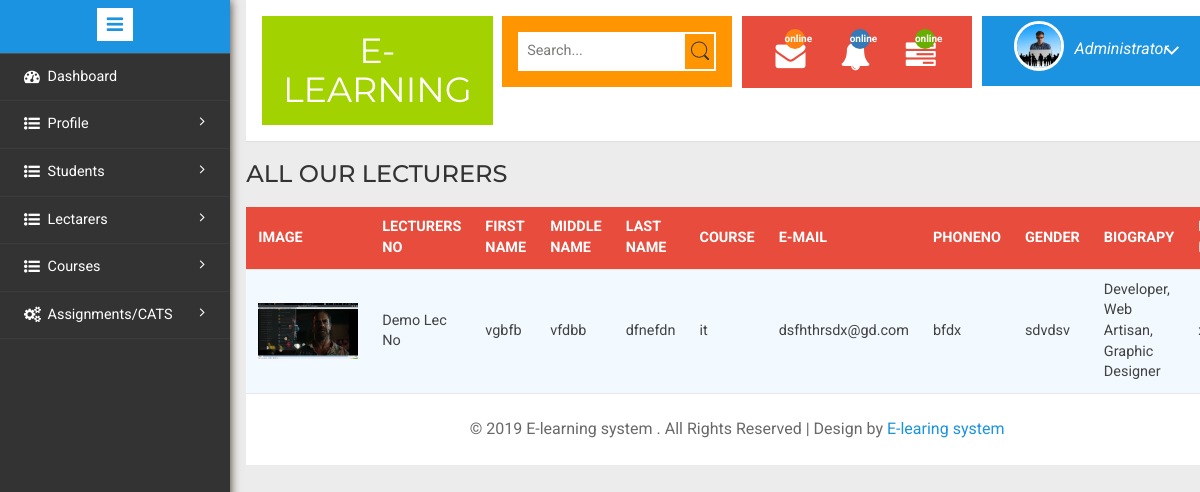
The page /Admin/view-lec.php on the database its author committed.
### tables this page shows
CREATE TABLE `lec` (
  `id` int(20) NOT NULL,
  `fname` varchar(20000) NOT NULL,
  `mname` varchar(2000) NOT NULL,
  `lname` varchar(2000) NOT NULL,
  `national_id` varchar(2000) NOT NULL,
  `gender` varchar(2000) NOT NULL,
  `lec_no` varchar(2000) NOT NULL,
  `phoneno` varchar(2000) NOT NULL,
  `email` varchar(2000) NOT NULL,
  `password` varchar(2000) NOT NULL,
  `bio` varchar(200) NOT NULL,
  `pic` varchar(200) NOT NULL,
  `course` varchar(100) DEFAULT NULL
);

### Admin/view-lec.php (the view, shortened to what this page needs)
<?php include('includes/header.php');?>
<?php include('../includes/config.php');?>
<h3>ALL OUR LECTURERS</h3>
				  <table id="table-no-resize">
					<thead>
					  <tr>
                          <th>Image</th>
						<th>Lecturers no</th>
						<th>First name</th>
						<th>Middle name</th>
						<th>Last name</th>
						<th>Course</th>
                        <th>E-mail</th>
                        <th>phoneno</th>
						<th>Gender</th>
						<th>Biograpy</th>
						<th>National id</th>
					  </tr>
					</thead>
					<tbody>
                    <?php
                   $ret="SELECT * FROM lec ";
                    $stmt= $conn->prepare($ret) ;
                    $stmt->execute() ;
                    $res=$stmt->get_result();
                    while($row=$res->fetch_object())
                    	  {
                    	  	?>
					  <tr>
                      <td><img src="img/profile_pic/<?php echo $row->pic;?>" class="img-rectangle" width="100"></td>
                        <td><?php echo $row->lec_no;?></td>
                        <td><?php echo $row->fname;?></td>
                        <td><?php echo $row->mname;?></td>
                        <td><?php echo $row->lname;?></td>
						<td><?php echo $row->course;?></td>
						<td><?php echo $row->email;?></td>
						<td><?php echo $row->phoneno;?></td>
						<td><?php echo $row->gender;?></td>
						<td><?php echo $row->bio;?></td>
						<td><?php echo $row->national_id;?></td>
					  </tr>
                    </tbody>
                    <?php  } ?>
				  </table>
<div class="copyrights">
	 <p>© 2019 E-learning system . All Rights Reserved | Design by  <a href="" target="_blank">E-learing system</a> </p>
</div>
</div>
</div>
	<?php include('includes/navbar.php');?>
							</div>
</body>
</html>

### Admin/css/table-style.css (style rules this page uses)
table { background: white; border-collapse: collapse; margin: 1.25em 0 0; width: 100%; }
table tr, table th, table td { border: none; border-bottom: 1px solid #e8e8e8; font-size: .95em; }
table th, table td { padding: 10px 12px; text-align: left; }
table th { background: #e74c3c; color: #fff; text-transform: uppercase; }
table tr td { background: #f3faff; color: #424242; }
table { width: 100%; }

### rows shown on the page
lec: pic (picture), lec_no "Demo Lec No", fname "vgbfb", mname "vfdbb", lname "dfnefdn", course "it", email "dsfhthrsdx@gd.com", phoneno "bfdx", gender "sdvdsv", bio "Developer, Web Artisan, Graphic Designer"
